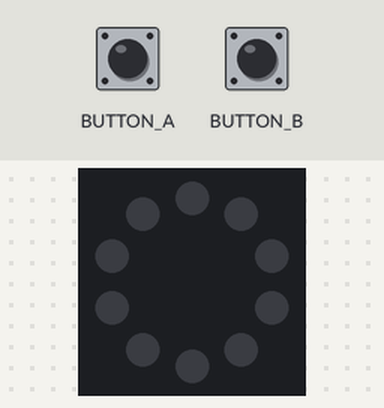
The program below on a simulated Circuit Playground running CircuitPython. Parts: the board's ring of 10 RGB LEDs (number 0 left of the top, counting anticlockwise). Inputs (shaded band) come from the test bench. Dim RGB values are drawn brighter than linear.

Above: at 1.2 s.
1.3 s: button A pressed for 0.15 s
At 1.37 s:
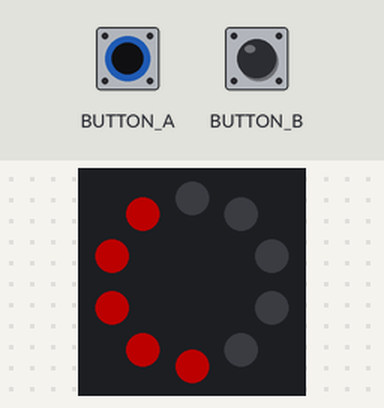
2.9 s: button B pressed for 0.15 s
At 2.97 s:
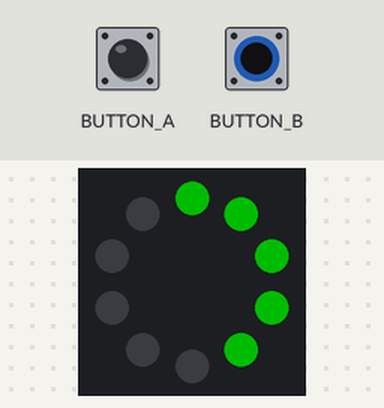
4.5 s: button B pressed for 3.2 s
9.2 s: button A pressed for 3.2 s
At 9.6 s:
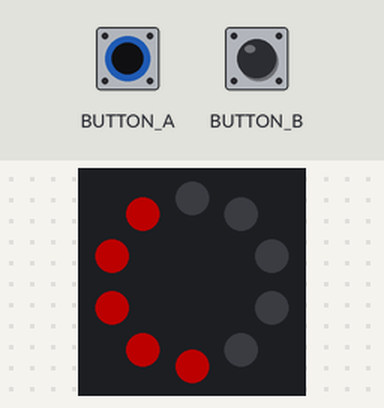
13.9 s: BUTTON_A (button A) driven HIGH and BUTTON_B (button B) driven HIGH
At 14.6 s:
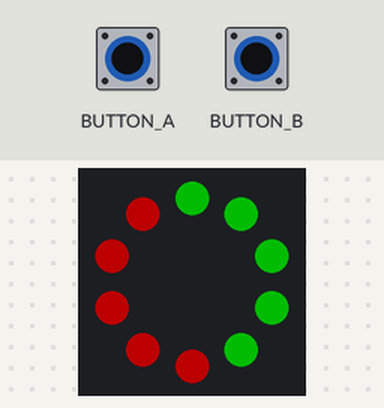
Timing chart, 0 to 16.4 s (numbered marks = the images above; inputs shaded):
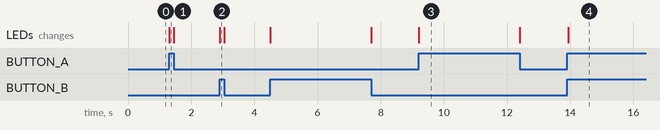

The program:

cp_buttons_neopixels.py
```python
"""This example lights up half the NeoPixels red while button A is being pressed, and half the
NeoPixels green while button B is being pressed."""
from adafruit_circuitplayground import cp

cp.pixels.brightness = 0.3
cp.pixels.fill((0, 0, 0))  # Turn off the NeoPixels if they're on!

while True:
    if cp.button_a:
        cp.pixels[0:5] = [(255, 0, 0)] * 5
    else:
        cp.pixels[0:5] = [(0, 0, 0)] * 5

    if cp.button_b:
        cp.pixels[5:10] = [(0, 255, 0)] * 5
    else:
        cp.pixels[5:10] = [(0, 0, 0)] * 5
```

Measured:
- after the input at 1.3 s, the LEDs: change at once (image 1)
- after the input at 2.9 s, the LEDs: change at once (image 2)
- after the input at 9.2 s, the LEDs: change at once (image 3)
- after the input at 13.9 s, the LEDs: change at once (image 4)
